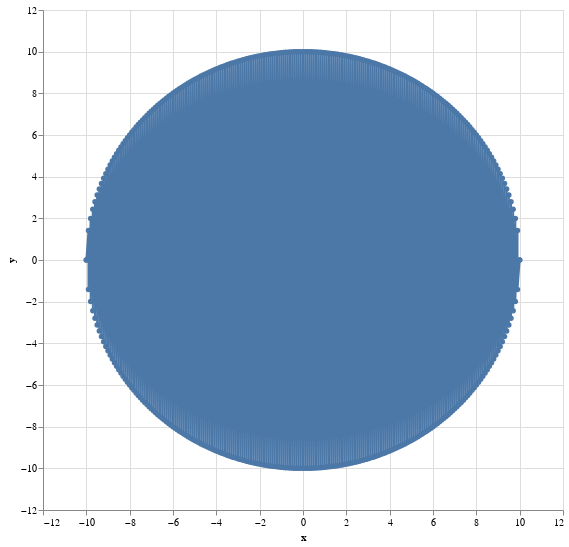

The notebook cell this image was saved under:
### Code cell
a = alt.Chart(source).mark_line(point=True).encode(
    alt.X('x',
        scale=alt.Scale(domain=(-12, 12)),
        sort=[False],
    ),
    alt.Y('y',
        scale=alt.Scale(domain=(-12, 12)),
    ),
)
a.properties(height=500, width=520)

### Figure 1 — Vega-Lite specification as saved in the notebook (floating-point values rounded to 4 significant figures; data arrays with more than 128 entries replaced by an {"elided": "..."} marker saying what was removed)
{"config": {"view": {"continuousWidth": 400, "continuousHeight": 300}}, "data": {"name": "data-d60cba3f06f17d0bfc82f17e6ce5e347"}, "mark": {"type": "line", "point": true}, "encoding": {"x": {"type": "quantitative", "field": "x", "scale": {"domain": [-12, 12]}, "sort": [false]}, "y": {"type": "quantitative", "field": "y", "scale": {"domain": [-12, 12]}}}, "height": 500, "width": 520, "$schema": "https://vega.github.io/schema/vega-lite/v4.8.1.json", "datasets": {"data-d60cba3f06f17d0bfc82f17e6ce5e347": {"elided": "402 records"}}}
